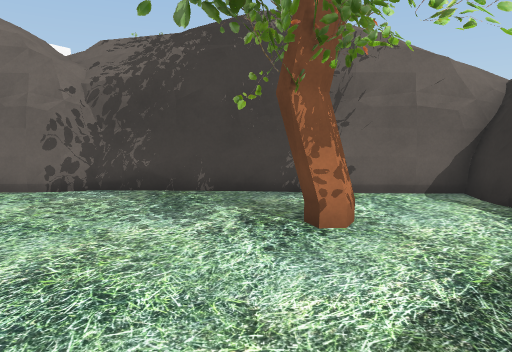
View 1 (above)

14 first-person views from a walk through a 3-D level made in the Unity game engine. The camera is 1.4 m above the floor, tilts 8° down and sees 75° across. The floor is counted in squares, 1 m on a side. Each view is taken from the middle of a square. On the plan, view 1 faces up. The plan holds only what a view shows up to about 15 squares ahead; the rest is blank. The place goes on beyond the plan. The player is left out. Some animated figures are not drawn. Some surface patterns are stand-ins.

View 2
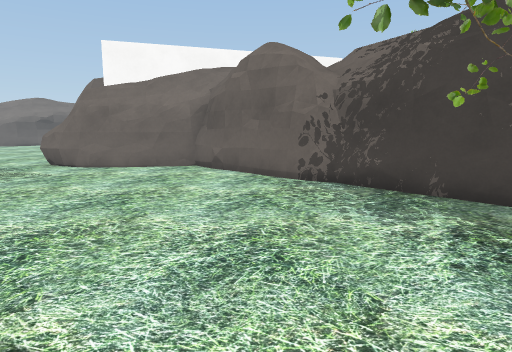

View 3
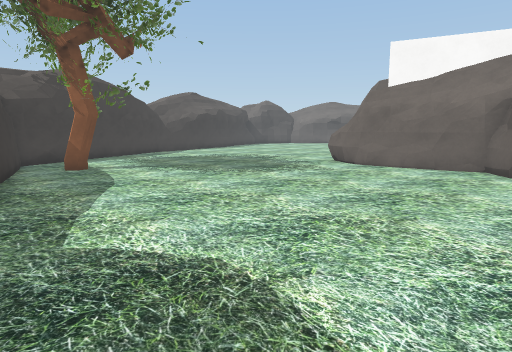

View 4
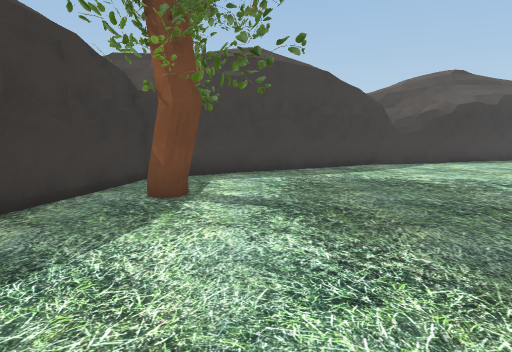

View 5
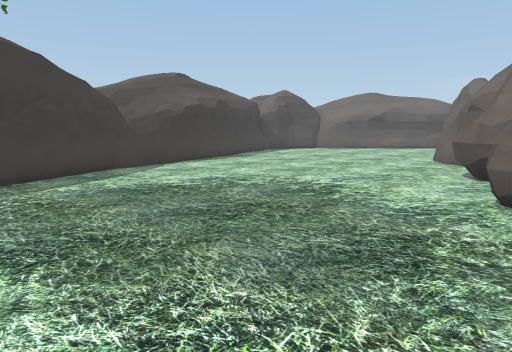

View 6
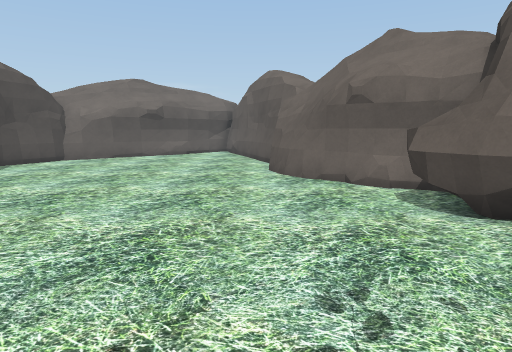

View 7
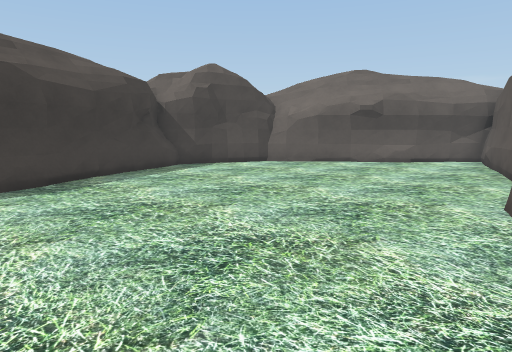

View 8
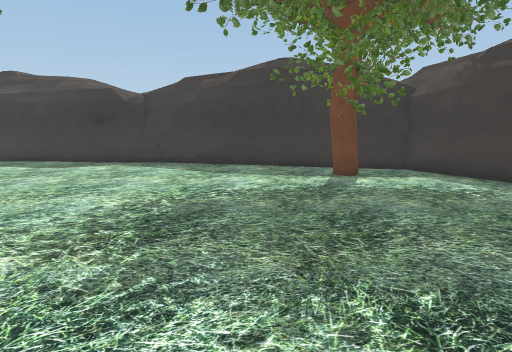

View 9
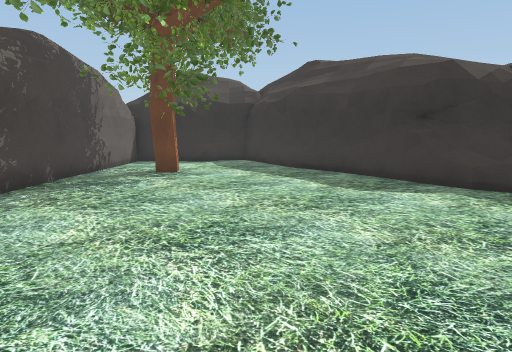

View 10
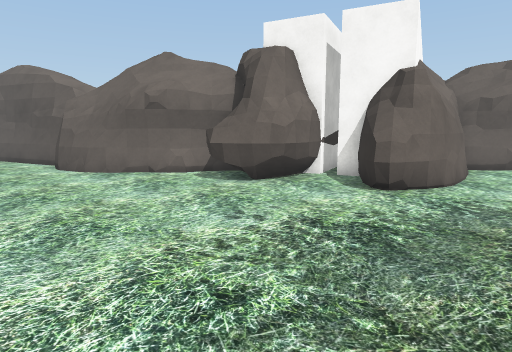

View 11
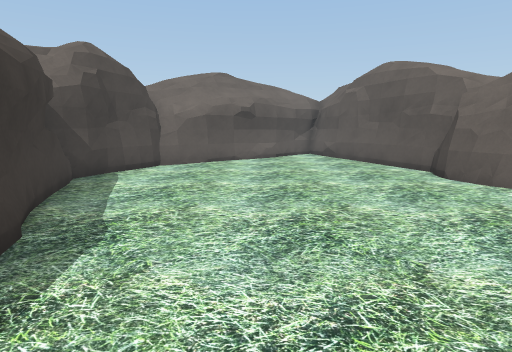

View 12
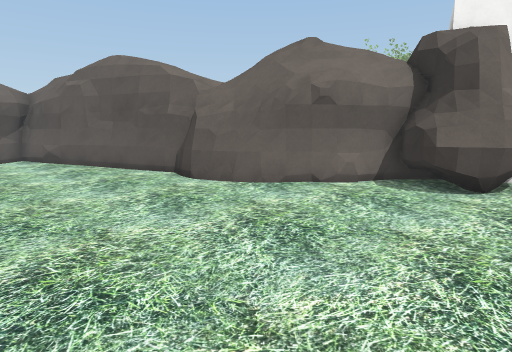

View 13
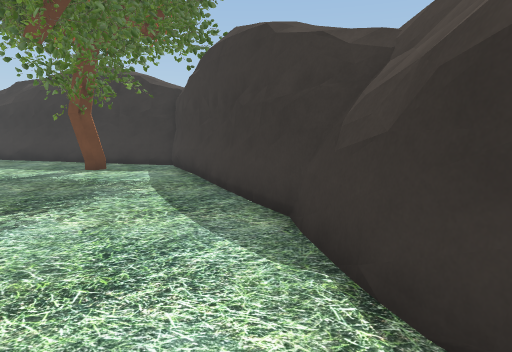

View 14
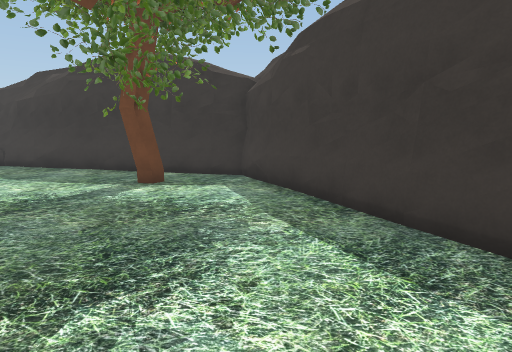

### Floor plan
Key: @ floor where view 1 was taken; # wall or solid block; . floor; = window, fence, low wall or low ledge; O other object.
Columns run from 33 left of view 1 to 5 right of it. Each row starts with its distance up from view 1.
 12 ####
 11 ##.####
 10 ##....###
  9 ##......##         #
  8 #........##        #   ################
  7 #.........##########  #######......####
  6 #..............##### ##...............#
  5 #..............###.###...........OO...#
  4 #..................###............O...#
  3 #.....................................#
  2 ##...................................##
  1  #..................................##
  0  #=..............................@.##
 -1  ####............................###
 -2     ####........................##
 -3       ###......................##
 -4         ###...................###
 -5           ###.........O.....###
 -6             ###.......O#..###
 -7               ####.... ####
 -8                  ####..###
 -9                     ####

Positions as (right, up) in squares from view 1, and headings:
1: (0, 0), facing up
2: (1, 0), facing up-left
3: (1, 0), facing left
4: (-7, 0), facing down-left
5: (-8, -1), facing left
6: (-16, -1), facing up-left
7: (-18, 3), facing left
8: (-16, 3), facing down-right
9: (-10, 2), facing right
10: (-17, -4), facing up
11: (-21, -3), facing up-left
12: (-22, -2), facing up
13: (-23, -2), facing down-right
14: (-19, -2), facing down-right
